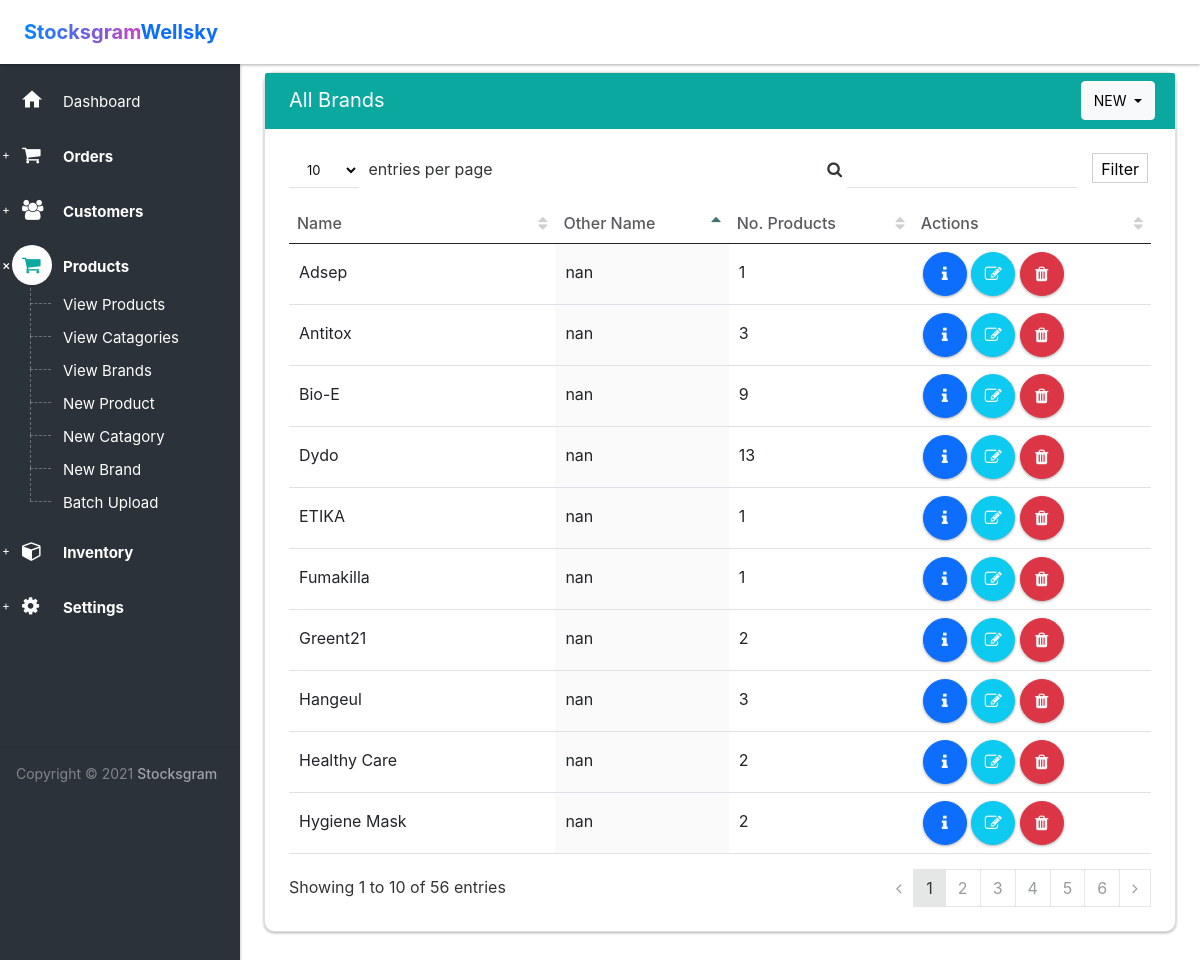
Page /product/brands/ (signed in) on the committed database.
### products/models.py (models this page shows, shortened)
class ProductBrand(models.Model):
    name = models.CharField(max_length=64)
    other_name = models.CharField(max_length=64, blank=True, null=True)

### products/views.py (the view)
# urls.py: url('brands/', views.index_brand, name='product_brand'),
@login_required
def index_brand(request):
    instance = ProductBrand.objects.annotate(
        num_products=Count('product_brand'))
    return render(request, 'products/index_brand.html', {'brands': instance})

### templates/products/index_brand.html (shortened to what this page needs)
{% extends 'layout.html' %} {% block title %} All Products {% endblock %}
{% block body %}
<section>
  <div class="section-body">
    <div class="row">
      <div class="col-lg-12 mt-md-5">
        <div class="card">
          <div class="card-head style-primary">
            <header>All Brands</header>
            <div class="tools">
              <div class="btn-group" role="group">
                <button
                  id="product-toolbox"
                  type="button"
                  class="btn btn-light dropdown-toggle"
                  data-bs-toggle="dropdown"
                  aria-expanded="false"
                >
                  New
                </button>
              </div>
            </div>
          </div>
          <div class="card-body">
            <div class="table-responsive">
              <table id="datatable2" class="table order-column hover">
                <thead>
                  <tr>
                    <th>Name</th>
                    <th>Other Name</th>
                    <th>No. Products</th>
                    <th>Actions</th>
                  </tr>
                </thead>
                <tbody>
                  {% for brand in brands %}
                  <tr class="gradeX">
                    <td>{{ brand.name }}</td>
                    <td>{{ brand.other_name }}</td>
                    <td>{{ brand.num_products }}</td>
                    <td>
                      <a
                        href="{% url 'product_brand_detail' brand.id %}"
                        class="btn ink-reaction btn-floating-action text-light btn-primary"
                        ><i class="fa fa-info"></i>
                      </a>
                      <a
                        href="{% url 'product_brand_edit' brand.id %}"
                        class="btn ink-reaction btn-floating-action text-light btn-info"
                        ><i class="fa fa-edit"></i>
                      </a>
                      <a
                        href="{% url 'product_brand_delete' brand.id %}"
                        class="btn ink-reaction btn-floating-action text-light btn-danger"
                        onclick="return confirm('Are you sure you want to delete this?')"
                        ><i class="fa fa-trash"></i>
                      </a>
                    </td>
                  </tr>
                  {% endfor %}
                </tbody>
              </table>
            </div>
          </div>
        </div>
      </div>
    </div>
  </div>
</section>
{% endblock %}

### static/css/style.css (style rules this page uses)
body { font-family: AvenirNextLTW02-Medium, -apple-system, BlinkMacSystemFont, Segoe UI, Roboto, Helvetica Neue, Arial, sans-serif, Apple Color Emoji, Segoe UI Emoji, Segoe UI Symbol; }
html,body { margin: 0; padding: 0; height: 100%; }

### rows in the picture
ProductBrand: name "Adsep", other_name "nan", num_products "1"
ProductBrand: name "Antitox", other_name "nan", num_products "3"
ProductBrand: name "Bio-E", other_name "nan", num_products "9"
ProductBrand: name "Dydo", other_name "nan", num_products "13"
ProductBrand: name "ETIKA", other_name "nan", num_products "1"
ProductBrand: name "Fumakilla", other_name "nan", num_products "1"
ProductBrand: name "Greent21", other_name "nan", num_products "2"
ProductBrand: name "Hangeul", other_name "nan", num_products "3"
ProductBrand: name "Healthy Care", other_name "nan", num_products "2"
ProductBrand: name "Hygiene Mask", other_name "nan", num_products "2"
